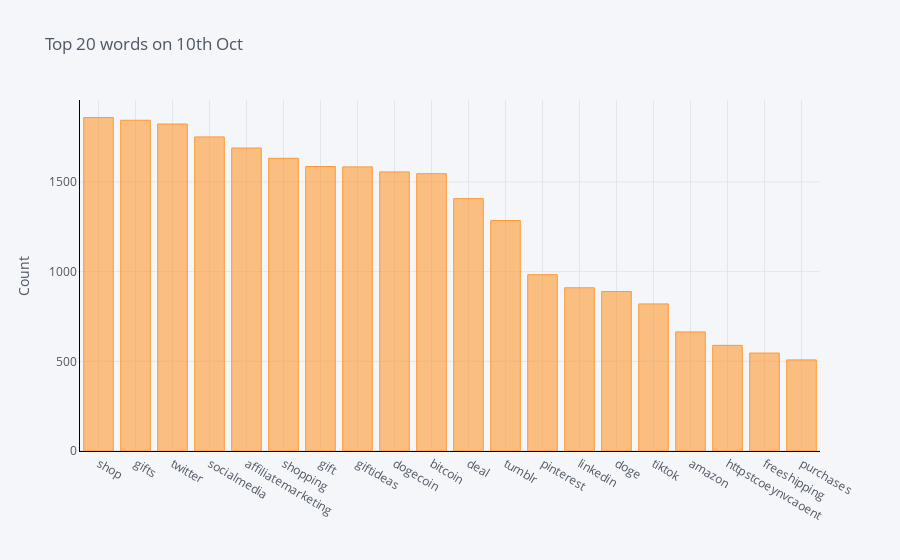

Notebook code cell kept with this figure:
### Code cell
from sklearn.feature_extraction.text import CountVectorizer
def get_top_n_words(corpus, n=None):
    vec = CountVectorizer(stop_words = 'english').fit(corpus)
    bag_of_words = vec.transform(corpus)
    sum_words = bag_of_words.sum(axis=0) 
    words_freq = [(word, sum_words[0, idx]) for word, idx in vec.vocabulary_.items()]
    words_freq =sorted(words_freq, key = lambda x: x[1], reverse=True)
    return words_freq[:n]

common_words = get_top_n_words(data_text10['Text_cl'], 20)
df2 = pd.DataFrame(common_words, columns = ['Text' , 'count'])
df2.groupby('Text').sum()['count'].sort_values(ascending=False).iplot(
    kind='bar', yTitle='Count', linecolor='black', title='Top 20 words on 10th Oct')

### Figure 1 — Plotly figure (JSON) as saved in the notebook; plotly's stock layout.template omitted (floating-point values rounded to 4 significant figures)
{"data": [{"marker": {"color": "rgba(255, 153, 51, 0.6)", "line": {"color": "rgba(255, 153, 51, 1.0)", "width": 1}}, "name": "count", "orientation": "v", "text": "", "type": "bar", "x": ["shop", "gifts", "twitter", "socialmedia", "affiliatemarketing", "shopping", "gift", "giftideas", "dogecoin", "bitcoin", "deal", "tumblr", "pinterest", "linkedin", "doge", "tiktok", "amazon", "httpstcoeynvcaoent", "freeshipping", "purchases"], "y": [1859, 1844, 1823, 1751, 1689, 1632, 1586, 1584, 1556, 1546, 1407, 1285, 983, 910, 889, 820, 664, 589, 546, 508]}], "layout": {"legend": {"bgcolor": "#F5F6F9", "font": {"color": "#4D5663"}}, "paper_bgcolor": "#F5F6F9", "plot_bgcolor": "#F5F6F9", "title": {"font": {"color": "#4D5663"}, "text": "Top 20 words on 10th Oct"}, "xaxis": {"gridcolor": "#E1E5ED", "linecolor": "black", "showgrid": true, "tickfont": {"color": "#4D5663"}, "title": {"font": {"color": "#4D5663"}, "text": ""}, "zerolinecolor": "#E1E5ED"}, "yaxis": {"gridcolor": "#E1E5ED", "linecolor": "black", "showgrid": true, "tickfont": {"color": "#4D5663"}, "title": {"font": {"color": "#4D5663"}, "text": "Count"}, "zerolinecolor": "#E1E5ED"}}}
